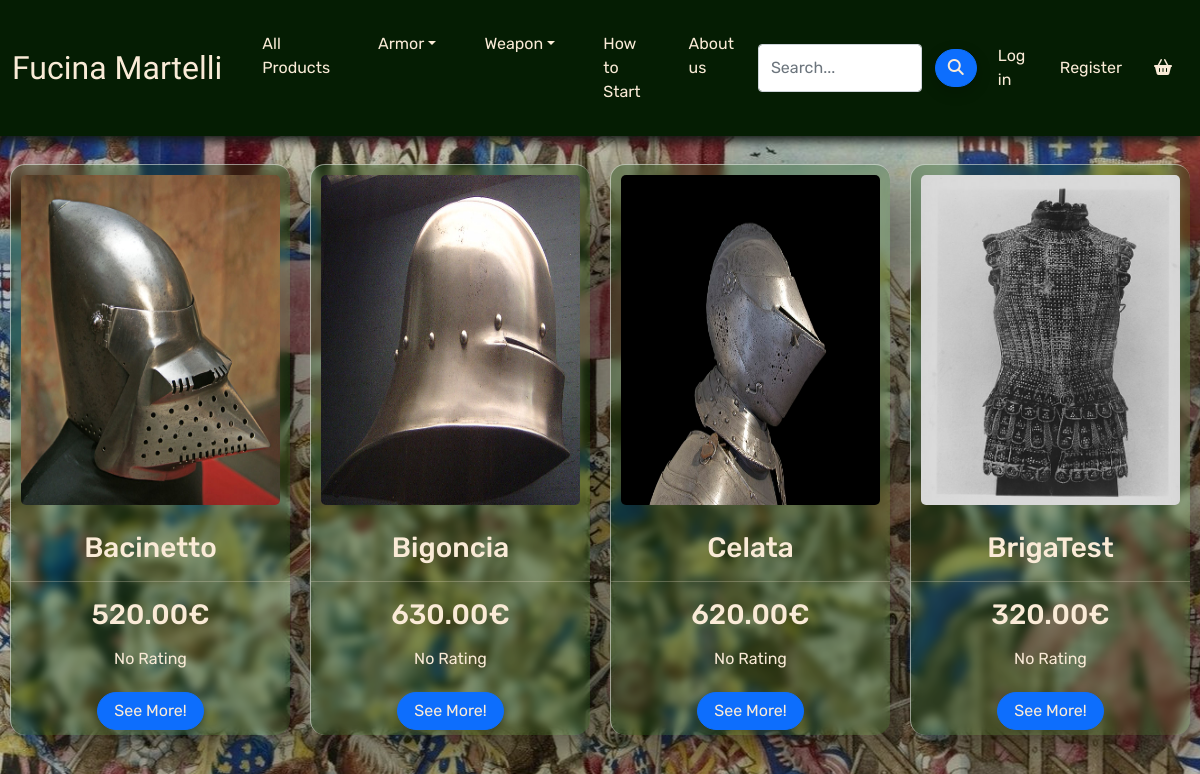
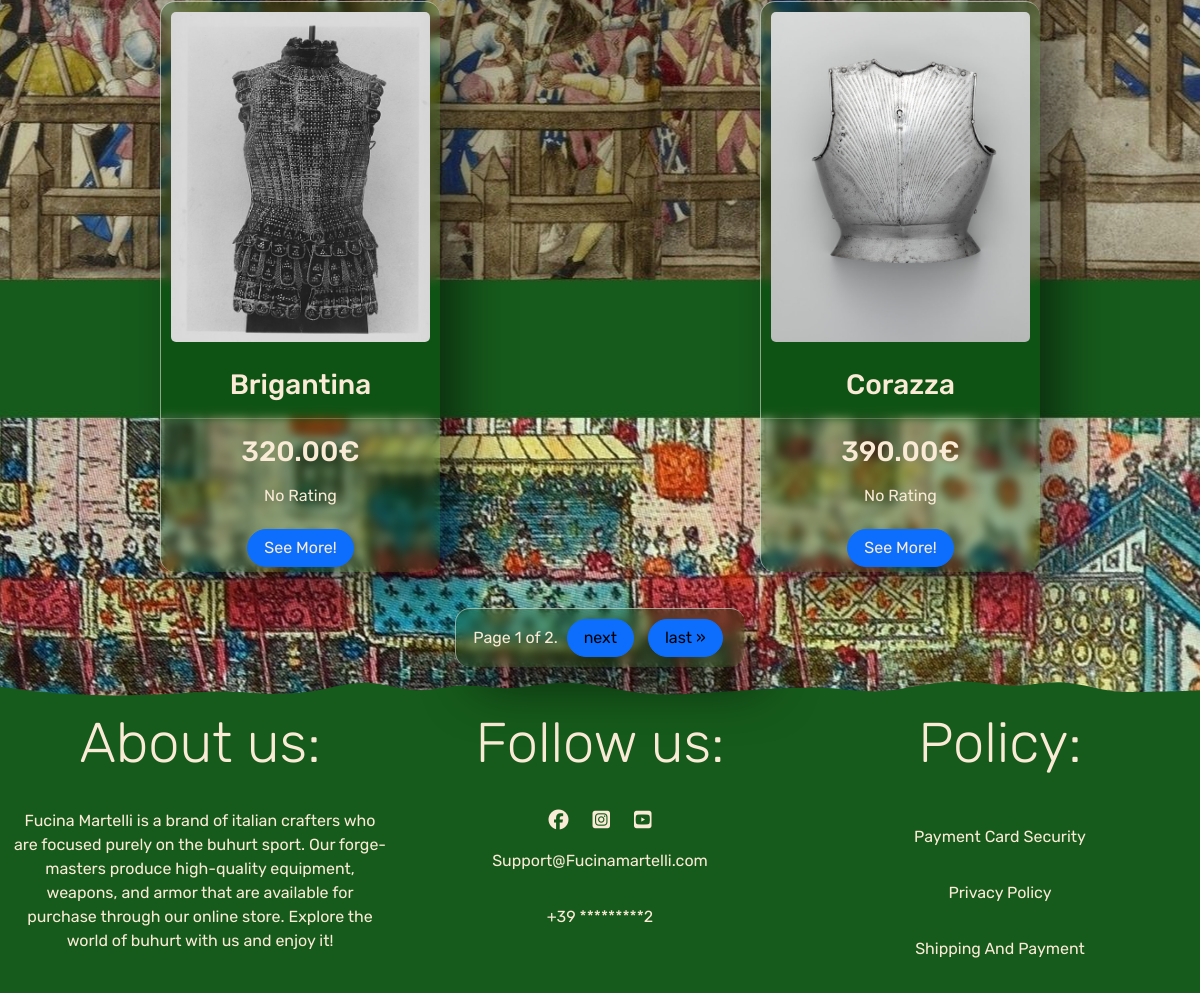
Screenshot of /products/ with the database file from the repository (2 pictures, top to bottom).
### products/models.py (models this page shows, shortened)
class Product(models.Model):
    category = models.ForeignKey('Category', null=True, blank=True, on_delete=models.SET_NULL)
    sku = models.CharField(max_length=254, null=True, blank=True)
    name = models.CharField(max_length=254)
    description = models.TextField()
    price = models.DecimalField(max_digits=6, decimal_places=2)
    image_url = models.URLField(max_length=1024, null=True, blank=True)
    image = models.ImageField(null=True, blank=True)
    discount = models.CharField(max_length=100,
                  choices=DISCOUNT, default=1)
    material = models.CharField(max_length=100)
    def get_rating(self):
        total = sum(int(review['stars']) for review in self.reviews.values())
        return total / self.reviews.count()

### products/views.py (the view, shortened to what this page needs)
# urls.py: path('', views.all_products, name='products'),
def all_products(request):
    products = Product.objects.all()
    query = None
    category = None
    paginator = Paginator(products, 6) # Show 6 products per page.
    page_number = request.GET.get('page')
    products = paginator.get_page(page_number)
    context = {
        'products': products,
        'search': query,
    }
    return render(request, 'products/products.html', context)

### cart/contexts.py (called while the page is built, shortened)
def cart_contents(request):
    cart = request.session.get('cart', {})
    cart_items = []
    total_product = 0
    product_count = 0
    total = 0
    quantity = 0
    return {'cart_items': cart_items, 'total': total, 'product_count': product_count}

### products/templates/products/products.html (shortened to what this page needs)
{% extends 'base.html' %}
{% load static %}
{% block content %}
<div class="container-fluid">
    <div class="row products">
        {% for product in products %}
        <div class="card justify-content-center">
            <div class="inner-card text-center">
                {% if product.image %}
                <img src="{{ product.image.url }}" class="img-fluid" alt="{{ product.name }}">
                <div class=" justify-content-between align-items-center text-center mt-3 px-2">
                    <h3 class="font-weight-bold">{{ product.name }}</h3>
                </div>
                {% else %}
                <img src="{{ MEDIA_URL }}noimage.png" class="img-fluid" alt="{{ product.name }}">
                <div class=" justify-content-between align-items-center text-center mt-3 px-2">
                    <h3 class="font-weight-bold">{{ product.name }}</h3>
                </div>
                {% endif %}
                <hr>
                <div class="px-2">
                    <h3>{{ product.price }}€</h3>
                    {% if product.get_rating != 0 %}
                    <p class="mt-3"><i class="fas fa-star mr-1"></i>{{ product.get_rating|floatformat:2 }}/ 5</p>
                    {% else %}
                    <p class="mt-3">No Rating</p>
                    {% endif %}
                </div>
                <div class="px-2 mt-3">
                    <button class="btn btn-primary px-3"><a href="{% url 'product_detail' product.id %}">See
                            More!</a></button>
                </div>
            </div>
        </div>
        {% endfor %}
    </div>
</div>
<div class="container">
    <div class="row center table-glass paginator">
        <span class="col-12 step-links">
            <span class="current">
                Page {{ products.number }} of {{ products.paginator.num_pages }}.
            </span>
            {% if products.has_next %}
            <a class="btn btn-primary px-3" href="?page={{ products.next_page_number }}">next</a>
            <a class="btn btn-primary px-3" href="?page={{ products.paginator.num_pages }}">last &raquo;</a>
            {% endif %}
        </span>
    </div>
</div>
{% endblock %}

### templates/base.html (shortened to what this page needs)
{% load static %}
<!doctype html>
<html lang="en">
<head>
    {% block corecss %}
    <link href="https://cdn.jsdelivr.net/npm/bootstrap@5.1.3/dist/css/bootstrap.min.css" rel="stylesheet"
>
    <link rel="stylesheet" href="{% static 'css/style.css' %}">
    {% endblock %}
</head>
<body class="d-flex flex-column min-vh-100">
    {% block page_header %}
    <header class="container-fluid fixed-top bg-nav">
        <nav class="navbar navbar-expand-lg  ">
            <a class="navbar-brand" href="{% url 'home' %}">Fucina Martelli</a>
            <div class="collapse navbar-collapse" id="collapsibleNavbar">
                <ul class="navbar-nav justify-content-center">
                    <li class="nav-item">
                        <a class="nav-link" href="{% url 'products' %}">All Products</a>
                    </li>
                    <li class="nav-item">
                        <a class="nav-link dropdown-toggle" role="button" data-bs-toggle="dropdown">Armor</a>
                    </li>
                    <li class="nav-item">
                        <a class="nav-link dropdown-toggle" role="button" data-bs-toggle="dropdown">Weapon</a>
                    </li>
                    <li class="nav-item">
                        <a class="nav-link" href="#">How to Start</a>
                    </li>
                    <li class="nav-item">
                        <a class="nav-link" href="#">About us</a>
                    </li>
                </ul>
                <form class="d-flex" action="{% url 'products' %}" method="GET">
                    <input class="form-control me-2" name="q" type="text" placeholder="Search...">
                    <button class="btn btn-primary" type="submit"><span class="icon">
                            <i class="fas fa-search"></i>
                        </span></button>
                </form>
            </div>
            {% if user.is_authenticated %}
            <span>
                <a class="nav-link" href="{% url 'accounts'%}">My Account</a>
            </span>
            <span>
                <a class="nav-link" href="{% url 'account_logout' %}">Log out</a>
            </span>
            {% else %}
            <span>
                <a class="nav-link" href="{% url 'account_login' %}">Log in</a>
            </span>
            <span>
                <a class="nav-link" href="{% url 'account_signup' %}">Register</a>
            </span>
            {% endif %}
            <span>
                <a class="nav-link" href="{% url 'view_cart' %}" alt="Cart"><i class="fas fa-shopping-basket"></i>
                </a>
            </span>
        </nav>
    </header>
    {% endblock %}
    {% block content %}
    {% endblock %}
    <div class="spacer wave mt-auto">
    </div>
    <footer>
        <div class="container-fluid d-flex text-center">
            <div class="row">
                <div class="col-sm-4">
                    <h4 class="display-4 footer">
                        About us:
                    </h4>
                    <p>
                        Fucina Martelli is a brand of italian crafters who are focused purely on the buhurt sport.
                        Our forge-masters produce high-quality equipment, weapons, and armor that are available for
                        purchase through our online store.
                        Explore the world of buhurt with us and enjoy it!
                    </p>
                </div>
                <div class="col-sm-4">
                    <h4 class="display-4 footer">
                        Follow us:
                    </h4>
                    <ul>
                        <li class="li-social"><a href=""><i class="fab fa-facebook fa-lg"></i></a></li>
                        <li class="li-social"><a href=""><i class=" fab fa-instagram-square fa-lg"></i></a></li>
                        <li class="li-social"><a href=""><i class=" fab fa-youtube-square fa-lg"></i></a></li>
                        <li>Support@Fucinamartelli.com</li>
                        <li>+39 *********2</li>
                    </ul>
                </div>
                <div class="col-sm-4">
                    <h4 class="display-4 footer">
                        Policy:
                    </h4>
                    <ul>
                        <li><a href="">Payment Card Security</a></li>
                        <li><a href="">Privacy Policy</a></li>
                        <li><a href="">Shipping And Payment</a></li>
                    </ul>
                </div>
            </div>
        </div>
    </footer>
</body>
</html>

### static/css/style.css (style rules this page uses)
body { background-image: url(/media/bg.jpg); background-position-x: center; background-size: initial; background-attachment: fixed; padding-top: 9em; font-family: 'Rubik', sans-serif; color: antiquewhite; overflow-x: hidden; }
.center { display: block; margin-left: auto; margin-right: auto; width: fit-content; }
a, li, span { text-decoration: none; color: antiquewhite; }
li { padding: 1em 1rem; }
ul { list-style-type: none; padding-left: 0; }
.navbar-brand { color: antiquewhite; font-size: xx-large; }
header { box-shadow: 0px 5px 10px #131916; }
.bg-nav { background-color: #051D03; }
.navbar-brand { font-family: 'UnifrakturCook', cursive; color: antiquewhite; }
.navbar { font-family: 'Rubik', sans-serif; color: antiquewhite; }
a.nav-link { color: antiquewhite; }
.spacer { aspect-ratio: 960/25; width: 100%; background-repeat: no-repeat; background-position: center; background-size: cover; border-bottom: #165b1b solid 1px; }
.wave { background-image: url(/media/footerwave.svg); }
footer { background-color: #165b1b; width: 100%; text-align: center; padding-top: 10px; border-top: #165b1b solid 1px; }
h4.footer { padding-bottom: 1.5rem; }
.li-social { display: inline; padding: 0 10px; }
.row.products .card { width: 300px; padding: 10px; margin: 10px auto; background-color: inherit !important; border: none !important; }
.inner-card { border-radius: 15px; transition-property: transform box-shadow; transition-duration: 1s; box-shadow: 20px 20px 50px rgba(0, 0, 0, 0.5); background: rgba(3, 66, 6, 0.3); border-top: 1px solid rgba(255, 255, 255, 0.5); border-left: 1px solid rgba(255, 255, 255, 0.5); backdrop-filter: blur(5px); }
.img-fluid { height: 350px; width: 350px; border-radius: 15px; padding: 10px; }
.btn { margin: 5px; color: #000; border-radius: 20px; text-decoration: none; box-shadow: 0 5px 15px rgba(0, 0, 0, 0.2); }
.table-glass, .cart-empty { box-shadow: 20px 20px 50px rgba(0, 0, 0, 0.5); background: rgba(3, 66, 6, 0.3); border-top: 1px solid rgba(255, 255, 255, 0.5); border-left: 1px solid rgba(255, 255, 255, 0.5); backdrop-filter: blur(5px); border-radius: 15px; color: antiquewhite; padding: 5px; margin-top: 1rem; }
input::placeholder { color: #464849; }

### rows the page displays
Product: image (picture), name "Bacinetto", price "520.00", shows "No Rating"
Product: image (picture), name "Bigoncia", price "630.00", shows "No Rating"
Product: image (picture), name "Celata", price "620.00", shows "No Rating"
Product: image (picture), name "BrigaTest", price "320.00", shows "No Rating"
Product: image (picture), name "Brigantina", price "320.00", shows "No Rating"
Product: image (picture), name "Corazza", price "390.00", shows "No Rating"

### other values shown
{{ products.number }} "1"
{{ products.paginator.num_pages }} "2"
